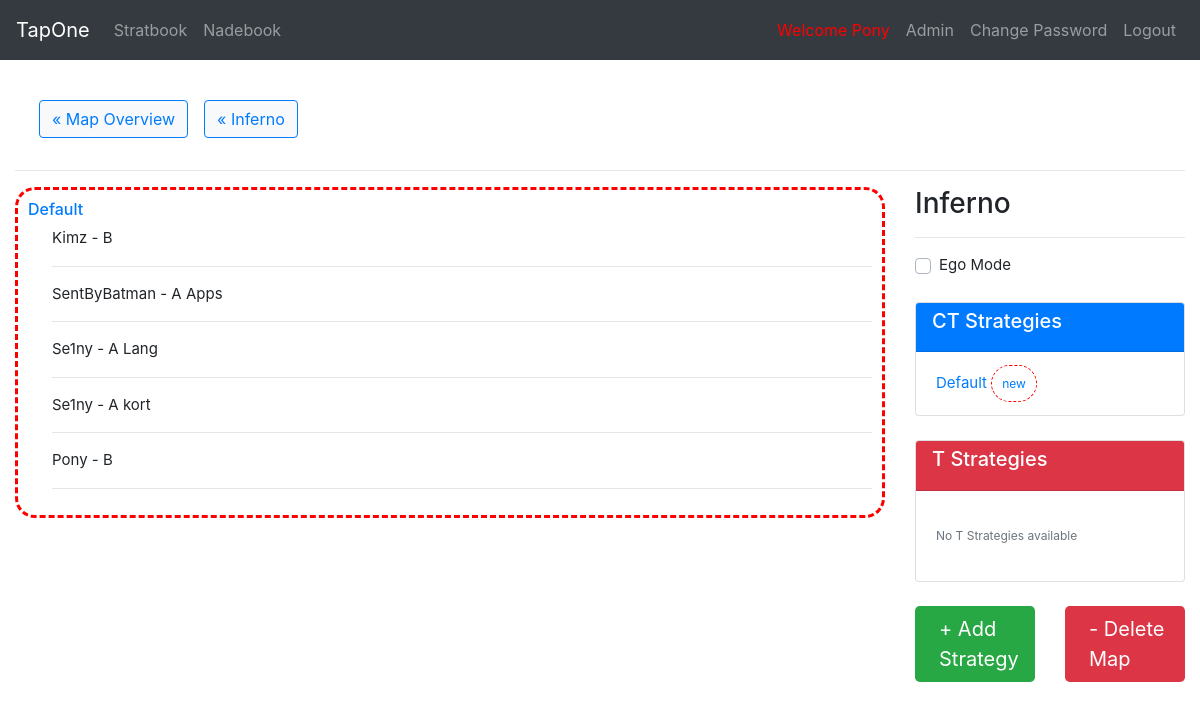
Before: /stratbook/map/6/ (signed in) with the older database file.
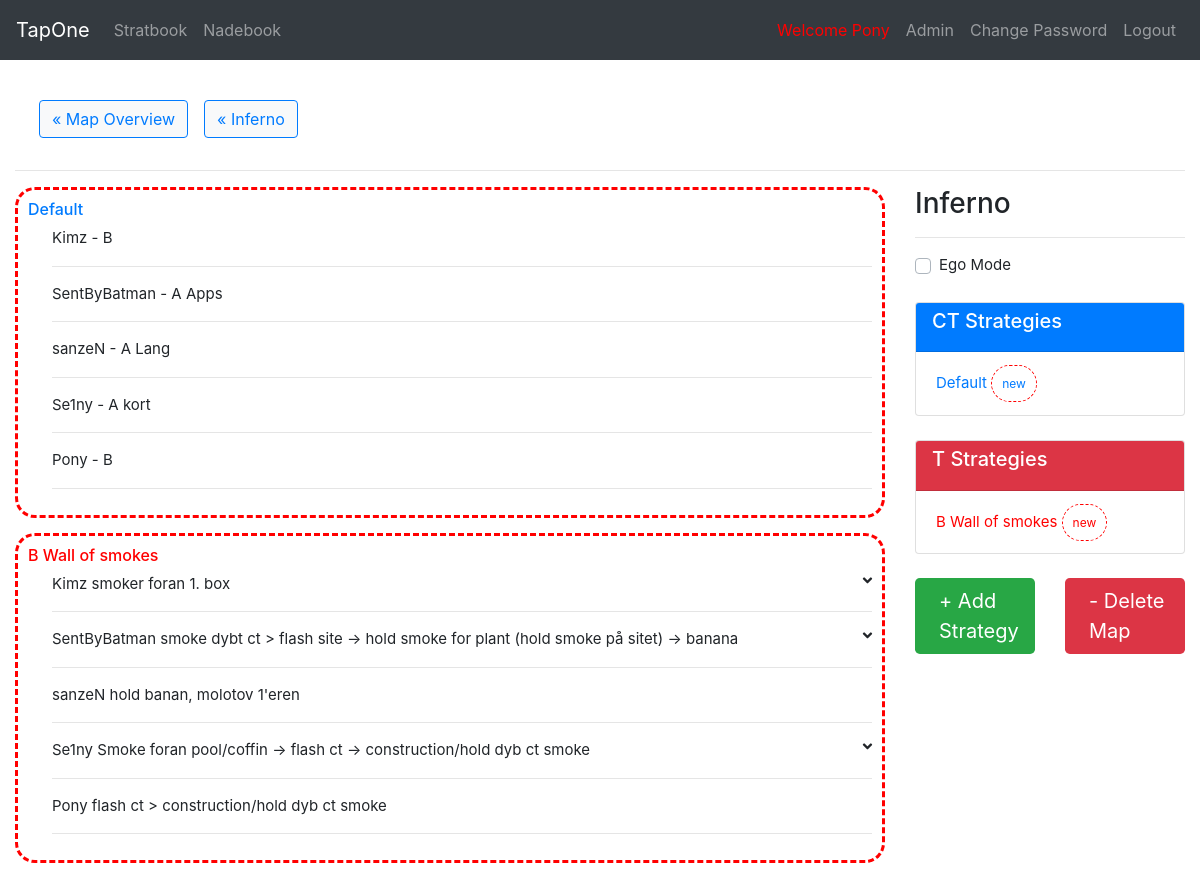
After: the same page with the newer database file.
### StratBook/models.py (models this page shows, shortened)
class Map(models.Model):
    name = models.CharField(max_length=50)
    active_duty = models.BooleanField(default=True)
    img = models.ImageField(upload_to=map_directory_path, blank=True, null=True)
    def ct_strategies(self):
        return self.strategy_set.filter(team='CT').order_by(F('category__ordering').asc(nulls_last=True), 'name')
    def t_strategies(self):
        return self.strategy_set.filter(team='T').order_by(F('category__ordering').asc(nulls_last=True), 'name')

class Strategy(models.Model):
    TEAM_CHOICES = [
        ('T', 'Terrorist'),
        ('CT', 'Counter-Terrorist')
    ]
    map_name = models.ForeignKey(Map, on_delete=models.CASCADE)
    name = models.CharField(max_length=200)
    team = models.CharField(max_length=2, choices=TEAM_CHOICES)
    added_date = models.DateTimeField('date added', default=timezone.now)
    updated_date = models.DateTimeField('date added', default=timezone.now)
    category = models.ForeignKey(Category, null=True, blank=True, on_delete=models.SET_NULL)
    is_hidden = models.BooleanField(default=False)
    def is_new(self):
        time_between_insertion =  timezone.now() - self.updated_date
        return time_between_insertion.days < 7
    def print_if_new(self):
        if self.is_new():
            return "new"
    def bullets(self):
        return self.bullet_set.order_by(F('player__playerordering__number').asc(nulls_last=True))

class Bullet(models.Model):
    text = models.CharField(max_length=200, blank=True)
    strategy = models.ForeignKey(Strategy, on_delete=models.CASCADE)
    player = models.ForeignKey(get_user_model(),
            on_delete=models.SET_NULL, blank=True, null=True)
    nade = models.ForeignKey(Nade, on_delete=models.SET_NULL, blank=True, null=True)
    def replace_player_text(self):
        if self.player:
            name = self.player.username
            return self.text.replace("@player", name)
        else:
            return self.text

### StratBook/views.py (the view)
# urls.py: path('map/<int:pk>/', views.MapDetailView.as_view(), name="map"),
@method_decorator(login_required, name='dispatch')
@method_decorator(permission_required('StratBook.view_map', raise_exception=True), name ='dispatch')
class MapDetailView(generic.DetailView):
    model = Map
    template_name = 'StratBook/map_detail_v2.html'
    context_object_name = 'map'

### StratBook/models.py (called while the page is built)
    def get_setup_image_url(self):
        if (self.setup_img):
            return self.setup_img.url
        if (self.setup_img_link):
            return self.setup_img_link
        return ''

    def get_image_url(self):
        if (self.img):
            return self.img.url
        if (self.img_link):
            return self.img_link
        return ''

    def type_text(self):
        for (t, name) in self.NADE_TYPE_CHOICES:
            if self.nade_type == t:
                return name

    def has_setup(self):
        if (self.setup_img):
            return True
        elif (self.setup_img_link):
            return True
        else:
            return False

### StratBook/templates/StratBook/map_detail_v2.html (shortened to what this page needs)
{% extends "base.html" %}
{% load static %}
{% block content %}
<link rel="stylesheet" type="text/css" href={% static 'StratBook/css/strat_detail.css' %}>
{% include 'StratBook/_mini_nav.html' %}
<hr>
<div class="row">
  <div class="col-md-9">
    <div class="strats">
      {% for strat in map.ct_strategies %}
        {% include 'StratBook/_strat_card.html' %}
      {% endfor %}
      {% for strat in map.t_strategies %}
        {% include 'StratBook/_strat_card.html' %}
      {% endfor %}
    </div>
  </div>
  <div class="col-md-3">
    <div class="sticky-top">
      <h3>{{map.name}}</h3>
      <hr>
      <div class="custom-control custom-checkbox mb-4">
        <label class="custom-control-label" for="egoCheck">Ego Mode</label>
      </div>
      <div class="card">
        <div class="card-header bg-primary text-white">
          <h5 class="card-title">CT Strategies</h5>
        </div>
        <div class="card-body">
          <p class="card-text">
          {% if not map.ct_strategies %}
            <p><small class="text-muted">No CT Strategies available</small></p>
          {% else %}
            {% for strat in map.ct_strategies %}
              <a class="{{strat.team}}-link" href="#strat-{{strat.id}}">{{strat.name}}
                {% if strat.is_new %}
                  <small class="new">new</small>
                {% endif %}
              </a>
            {% endfor %}
          {% endif %}
          </p>
        </div>
      </div>
      <div class="card mt-4">
        <div class="card-header bg-danger text-white">
          <h5 class="card-title">T Strategies</h5>
        </div>
        <div class="card-body">
          <p class="card-text">
          {% if not map.t_strategies %}
            <p><small class="text-muted">No T Strategies available</small></p>
          {% else %}
            {% for strat in map.t_strategies %}
              <a class="{{strat.team}}-link" href="#strat-{{strat.id}}">{{strat.name}}
                {% if strat.is_new %}
                  <small class="new">new</small>
                {% endif %}
              </a>
            {% endfor %}
          {% endif %}
          </p>
        </div>
      </div>
      <div class="row">
      {% if perms.StratBook.add_strategy %}
        <div class="col">
          <a href={% url 'StratBook:add_strat' map.id %} class="btn-block btn-lg mt-4 mb-4 btn-success">
            <div class="ml-2">+ Add Strategy</div>
          </a>
        </div>
        {% endif %}
        {% if perms.StratBook.delete_map %}
        <div class="col">
          <a href={% url 'StratBook:delete_map' map.id %}
                 class="btn-block btn-lg mt-4 mb-4 btn-danger">
            <div class="ml-2">- Delete Map</div>
          </a>
        </div>
        {% endif %}
      </div>
    </div>
  </div>
</div>
{% endblock %}

### templates/base.html (shortened to what this page needs)
{% load static %}
<html>
  <head>
    <link rel="stylesheet" type="text/css" href={% static 'TapOne/css/style.css' %}>
    <link rel="stylesheet" href="https://use.fontawesome.com/releases/v5.7.0/css/all.css"
>
    <link rel="stylesheet"
      href="https://stackpath.bootstrapcdn.com/bootstrap/4.4.1/css/bootstrap.min.css"
>
  </head>
  <body>
    {% include "navbar.html" %}
    <div class="container-fluid mt-4 content">
      {% block content %}
      {% endblock %}
    </div>
  </body>
</html>

### templates/navbar.html (shortened to what this page needs)
<nav class="navbar navbar-expand-sm navbar-dark bg-dark">
  <a class="navbar-brand" href={% url 'index' %}>TapOne</a>
  <div class="collapse navbar-collapse" id="navbarsExample04">
    <ul class="navbar-nav mr-auto">
      <li class="nav-item">
        <a class="nav-link" href={% url 'StratBook:index' %}>Stratbook</a>
      </li>
      <li class="nav-item">
              <a class="nav-link" href={% url 'StratBook:nadebook' %}>Nadebook</a>
      </li>
    </ul>
    <ul class="navbar-nav ml-auto">
        {% if user.is_authenticated %}
          <li class="nav-item">
            <div class="welcomer"> Welcome {{user.username}}</div>
          </li>
          {% if perms.AdminPage.view_admin %}
            <li class="nav-item">
              <a class="nav-link" href={% url 'AdminPage:index' %}>Admin</a>
            </li>
          {% endif %}
          <li class="nav-item">
            <a class="nav-link" href={% url 'password_change' %}>Change Password</a>
          </li>
          <li class="nav-item">
            <a class="nav-link" href={% url 'logout' %}>Logout</a>
          </li>
        {% endif %}
    </ul>
  </div>
</nav>

### StratBook/templates/StratBook/_mini_nav.html (shortened to what this page needs)
<nav class="navbar navbar-expand-sm">
  <ul class="navbar-nav mr-auto">
    <li class="nav-link">
            <a class="btn btn-outline-primary btn-light"
                    href={% url 'StratBook:index' %}>&laquo Map Overview</a>
    </li>
    {% if strat %}
    <li class="nav-link">
      <a class="btn btn-outline-primary btn-light"
              href={% url 'StratBook:map' strat.map_name.id %}>&laquo; {{strat.map_name.name}}
      </a>
    </li>
    {% elif map %}
    <li class="nav-link">
      <a class="btn btn-outline-primary btn-light"
              href={% url 'StratBook:map' map.id %}>&laquo; {{map.name}}
    </li>
    {% endif %}
  </ul>
</nav>

### StratBook/templates/StratBook/_strat_card.html (shortened to what this page needs)
{% if perms.AdminPage.can_view_hidden_strats or not strat.is_hidden %}
<div class="strat {{strat.print_if_new}}" id="strat-{{strat.id}}">
  <a class="{{strat.team}}-link" href={% url 'StratBook:strat' strat.id %}>
    <h6 class="mb-2">{{strat.name}}</h6>
  <div id="bullets-{{strat.id}}" class="ml-4">
    {% for bullet in strat.bullets %}
      {% include 'StratBook/_bullet_card_v2.html' %}
    {% endfor %}
  </div>
</div>
{% endif %}

### StratBook/templates/StratBook/_bullet_card_v2.html (shortened to what this page needs)
<div class="
      {% if bullet.player == user %}
      ego
      {% else %}
      selfless
      {% endif %}
      ">
  <a class="card-link" data-toggle="collapse" data-target="#collapse-{{bullet.id}}"
              aria-expanded="false" aria-controls="collapse-{{bullet.id}}">
    <div id="heading-{{bullet.id}}">
      {{bullet.replace_player_text}}
      {% if bullet.nade %}
        <span class="fas fa-angle-down float-right"></span>
      {% endif %}
    </div>
    <hr>
  </a>
</div>

### TapOne/static/TapOne/css/style.css (style rules this page uses)
html { scroll-behavior: smooth; }
nav.bg-dark { padding-top: 10px; padding-bottom: 10px; }
.content { font-size: 20px; }
.card-link { text-decoration: none; color: #212529; cursor: pointer; }
.welcomer { padding: 8px; font-size: 1rem; color: red; }

### StratBook/static/StratBook/css/strat_detail.css (style rules this page uses)
div.strats { font-size: 15px; }
div.sticky-top { font-size: 15px; }
a.t-link { color: red; }
.card-header { padding: .4rem 1rem; }
.sticky-top { overflow-y: scroll; overflow-x: hidden; max-height: 100vh; }
.new { padding: 10px; border: 3px dashed red; border-radius: 20px; margin-bottom: 15px; }
small.new { border: 1px dashed red; }

Changed rows visible on the page:
changed Bullet: replace_player_text "Se1ny - A Lang" → "sanzeN - A Lang"
added Strategy: name "B Wall of smokes", shows "new"
added Bullet: replace_player_text "Kimz smoker foran 1. box", shown under "B Wall of smokes"
added Bullet: replace_player_text "SentByBatman smoke dybt ct > flash site -> hold smoke for plant (hold smoke på sitet) -> banana", shown under "B Wall of smokes"
added Bullet: replace_player_text "sanzeN hold banan, molotov 1'eren", shown under "B Wall of smokes"
added Bullet: replace_player_text "Se1ny Smoke foran pool/coffin -> flash ct -> construction/hold dyb ct smoke", shown under "B Wall of smokes"
added Bullet: replace_player_text "Pony flash ct > construction/hold dyb ct smoke", shown under "B Wall of smokes"
Other visible differences:
text no longer shown: "No T Strategies available"
